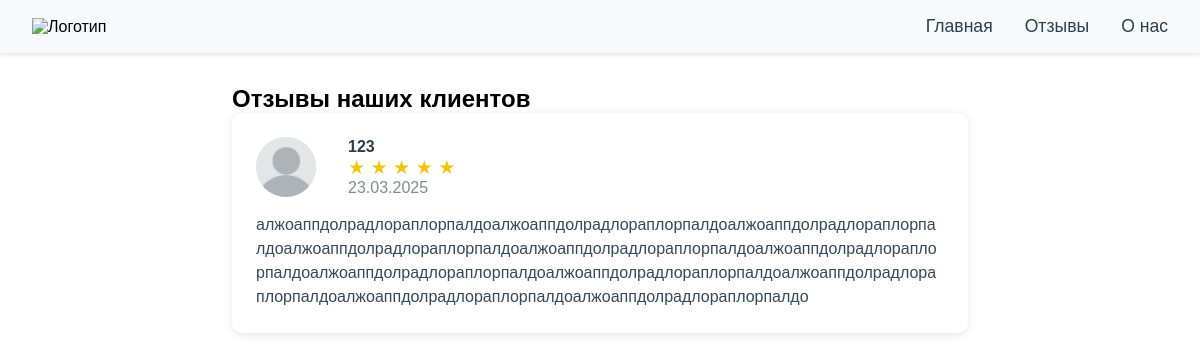
The app's page /reviews with its own data.
### app.py (models this page shows)
class Review(db.Model):
    id = db.Column(db.Integer, primary_key=True)
    author = db.Column(db.String(50), nullable=False)
    text = db.Column(db.Text, nullable=False)
    rating = db.Column(db.Integer, nullable=False)
    image = db.Column(db.String(100), default='images/reviews/default.png')  # Путь по умолчанию
    date = db.Column(db.DateTime, default=datetime.utcnow)

### app.py (the view)
@app.route('/reviews')
def reviews():
    all_reviews = Review.query.order_by(Review.date.desc()).all()
    for review in all_reviews:
        image_url = url_for('static', filename=review.image)
        print(f"Review ID: {review.id}, Image URL: {image_url}")  # Отладка
    return render_template('reviews.html', reviews=all_reviews)

### templates/reviews.html (shortened to what this page needs)
<!DOCTYPE html>
<html lang="ru">
<head>
    <link rel="stylesheet" href="{{ url_for('static', filename='styles.css') }}">
</head>
<body>
    <nav>
        <div class="nav-container">
            <div class="logo">
                <img src="{{ url_for('static', filename='logo.png') }}" alt="Логотип">
            </div>
            <ul class="nav-links">
                <li><a href="{{ url_for('index') }}">Главная</a></li>
                <li><a href="{{ url_for('reviews') }}">Отзывы</a></li>
                <li><a href="{{ url_for('about') }}">О нас</a></li>
            </ul>
        </div>
    </nav>
    <section class="reviews-container">
        <h1>Отзывы наших клиентов</h1>
        {% for review in reviews %}
        <div class="review-card">
            <div class="review-header">
                <div class="review-image">
                    {% if review.image %}
                        <img src="{{ url_for('static', filename=review.image) }}" alt="{{ review.author }}">
                    {% else %}
                        <img src="{{ url_for('static', filename='default.png') }}" alt="Default Image">
                    {% endif %}
                </div>
                <div class="review-info">
                    <span class="author">{{ review.author }}</span>
                    <div class="stars">
                        {% for i in range(review.rating) %}
                        ★
                        {% endfor %}
                    </div>
                    <span class="date">{{ review.date.strftime('%d.%m.%Y') }}</span>
                </div>
            </div>
            <p class="review-text">{{ review.text }}</p>
        </div>
        {% endfor %}
    </section>
</body>
</html>

### static/styles.css (style rules this page uses)
* { margin: 0; padding: 0; box-sizing: border-box; font-family: Arial, sans-serif; }
nav { background: #f8f9fa; padding: 1rem 2rem; box-shadow: 0 2px 4px rgba(0,0,0,0.1); }
.nav-container { display: flex; justify-content: space-between; align-items: center; max-width: 1200px; margin: 0 auto; }
.nav-links { display: flex; gap: 2rem; list-style: none; }
.nav-links a { text-decoration: none; color: #2c3e50; font-size: 1.1rem; transition: color 0.3s ease; }
.reviews-container { max-width: 800px; margin: 2rem auto; padding: 0 2rem; }
.review-card { background: #fff; border-radius: 10px; box-shadow: 0 2px 10px rgba(0,0,0,0.1); padding: 1.5rem; margin-bottom: 1.5rem; }
.review-header { display: flex; align-items: center; margin-bottom: 1rem; gap: 1rem; }
.author { font-weight: bold; color: #2c3e50; }
.stars { color: #f1c40f; font-size: 1.2rem; }
.date { color: #7f8c8d; margin-left: auto; }
.review-text { line-height: 1.6; color: #34495e; }
.review-image { width: 60px; height: 60px; border-radius: 50%; overflow: hidden; margin-right: 1rem; flex-shrink: 0; background-color: #f0f0f0; }
.review-image img { width: 100%; height: 100%; object-fit: cover; }
.review-header { display: flex; align-items: center; margin-bottom: 1rem; }
.review-info { flex-grow: 1; }
.review-text { white-space: pre-wrap; word-wrap: break-word; overflow-wrap: break-word; max-width: 100%; margin-top: 10px; line-height: 1.5; }

### records on screen
Review: author "123", rating 5 (drawn), date "23.03.2025", text "алжоаппдолрадлораплорпалдоалжоаппдолрадлораплорпалдоалжоаппдолрадлораплорпалдоалжоаппдолрадлораплорпалдоалжоаппдолрадлораплорпалдоалжоаппдолрадлораплорпалдоалжоаппдолрадлораплорпалдоалжоаппдолрадлораплорпалдоалжоаппдолрадлораплорпалдоалжоаппдолрадлораплорпалдоалжоаппдолрадлораплорпалдо"
